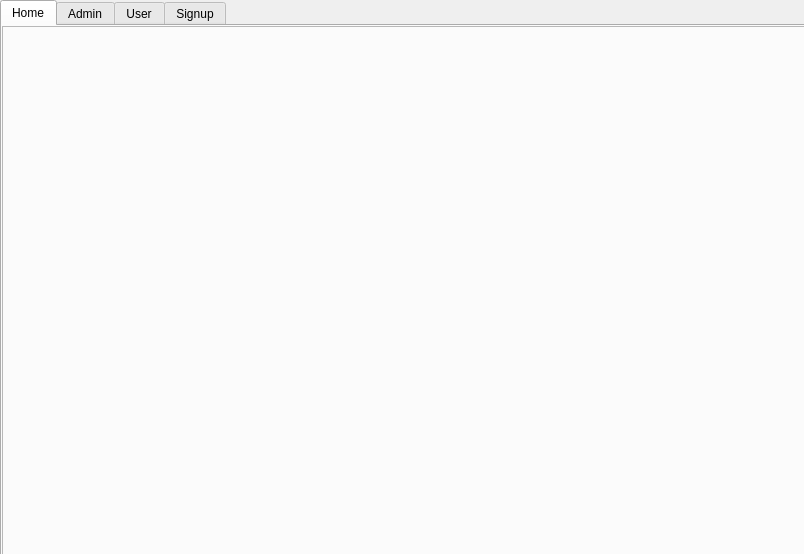
<?xml version="1.0" encoding="UTF-8"?>
<ui version="4.0">
 <class>Dialog</class>
 <widget class="QDialog" name="Dialog">
  <property name="geometry">
   <rect>
    <x>0</x>
    <y>0</y>
    <width>804</width>
    <height>554</height>
   </rect>
  </property>
  <property name="windowTitle">
   <string>Dialog</string>
  </property>
  <widget class="QTabWidget" name="tabWidget">
   <property name="geometry">
    <rect>
     <x>0</x>
     <y>0</y>
     <width>811</width>
     <height>561</height>
    </rect>
   </property>
   <property name="currentIndex">
    <number>0</number>
   </property>
   <widget class="QWidget" name="tab">
    <attribute name="title">
     <string>Home</string>
    </attribute>
    <widget class="QFrame" name="frame">
     <property name="geometry">
      <rect>
       <x>0</x>
       <y>0</y>
       <width>941</width>
       <height>541</height>
      </rect>
     </property>
     <property name="styleSheet">
      <string notr="true">background-image: url(:/newPrefix/C:/Users/sajid/Desktop/calorie.jpg);</string>
     </property>
     <property name="frameShape">
      <enum>QFrame::StyledPanel</enum>
     </property>
     <property name="frameShadow">
      <enum>QFrame::Raised</enum>
     </property>
    </widget>
   </widget>
   <widget class="QWidget" name="tab_2">
    <attribute name="title">
     <string>Admin</string>
    </attribute>
    <widget class="QFrame" name="frame_2">
     <property name="geometry">
      <rect>
       <x>0</x>
       <y>0</y>
       <width>941</width>
       <height>541</height>
      </rect>
     </property>
     <property name="styleSheet">
      <string notr="true">background-image: url(:/newPrefix/C:/Users/sajid/Desktop/calorie2.jpg);</string>
     </property>
     <property name="frameShape">
      <enum>QFrame::StyledPanel</enum>
     </property>
     <property name="frameShadow">
      <enum>QFrame::Raised</enum>
     </property>
     <widget class="QFrame" name="frame_3">
      <property name="geometry">
       <rect>
        <x>230</x>
        <y>220</y>
        <width>380</width>
        <height>280</height>
       </rect>
      </property>
      <property name="styleSheet">
       <string notr="true">background-image: url(:/newPrefix/C:/Users/sajid/Desktop/wbg.png);</string>
      </property>
      <property name="frameShape">
       <enum>QFrame::StyledPanel</enum>
      </property>
      <property name="frameShadow">
       <enum>QFrame::Raised</enum>
      </property>
      <widget class="QLabel" name="label">
       <property name="geometry">
        <rect>
         <x>120</x>
         <y>-10</y>
         <width>150</width>
         <height>50</height>
        </rect>
       </property>
       <property name="styleSheet">
        <string notr="true">font: 14pt &quot;Verdana&quot;;</string>
       </property>
       <property name="text">
        <string>Admin Login</string>
       </property>
      </widget>
      <widget class="QLineEdit" name="auid">
       <property name="geometry">
        <rect>
         <x>40</x>
         <y>70</y>
         <width>310</width>
         <height>40</height>
        </rect>
       </property>
       <property name="font">
        <font>
         <family>Bahnschrift Light SemiCondensed</family>
         <pointsize>12</pointsize>
         <weight>50</weight>
         <bold>false</bold>
        </font>
       </property>
       <property name="toolTip">
        <string>Enter UserId</string>
       </property>
       <property name="styleSheet">
        <string notr="true"/>
       </property>
       <property name="text">
        <string/>
       </property>
       <property name="placeholderText">
        <string>Enter Userid</string>
       </property>
      </widget>
      <widget class="QPushButton" name="alogin">
       <property name="geometry">
        <rect>
         <x>40</x>
         <y>170</y>
         <width>90</width>
         <height>40</height>
        </rect>
       </property>
       <property name="font">
        <font>
         <family>MS Shell Dlg 2</family>
         <pointsize>12</pointsize>
         <weight>50</weight>
         <italic>false</italic>
         <bold>false</bold>
        </font>
       </property>
       <property name="styleSheet">
        <string notr="true">font: 12pt &quot;MS Shell Dlg 2&quot;;
background-color: rgb(255, 208, 131);</string>
       </property>
       <property name="text">
        <string>Login</string>
       </property>
      </widget>
      <widget class="QLineEdit" name="apwd">
       <property name="geometry">
        <rect>
         <x>40</x>
         <y>120</y>
         <width>310</width>
         <height>40</height>
        </rect>
       </property>
       <property name="font">
        <font>
         <family>Bahnschrift Light SemiCondensed</family>
         <pointsize>12</pointsize>
        </font>
       </property>
       <property name="statusTip">
        <string>Enter Password</string>
       </property>
       <property name="whatsThis">
        <string>Enter Password</string>
       </property>
       <property name="accessibleName">
        <string>Enter Password</string>
       </property>
       <property name="accessibleDescription">
        <string>Enter Password</string>
       </property>
       <property name="styleSheet">
        <string notr="true"/>
       </property>
       <property name="echoMode">
        <enum>QLineEdit::Password</enum>
       </property>
       <property name="placeholderText">
        <string>Enter Password</string>
       </property>
      </widget>
     </widget>
    </widget>
   </widget>
   <widget class="QWidget" name="tab_3">
    <attribute name="title">
     <string>User</string>
    </attribute>
    <widget class="QFrame" name="frame_4">
     <property name="geometry">
      <rect>
       <x>0</x>
       <y>0</y>
       <width>941</width>
       <height>541</height>
      </rect>
     </property>
     <property name="styleSheet">
      <string notr="true">background-image: url(:/newPrefix/C:/Users/sajid/Desktop/calorie2.jpg);</string>
     </property>
     <property name="frameShape">
      <enum>QFrame::StyledPanel</enum>
     </property>
     <property name="frameShadow">
      <enum>QFrame::Raised</enum>
     </property>
     <widget class="QFrame" name="frame_5">
      <property name="geometry">
       <rect>
        <x>230</x>
        <y>220</y>
        <width>380</width>
        <height>280</height>
       </rect>
      </property>
      <property name="styleSheet">
       <string notr="true">background-image: url(:/newPrefix/C:/Users/sajid/Desktop/wbg.png);</string>
      </property>
      <property name="frameShape">
       <enum>QFrame::StyledPanel</enum>
      </property>
      <property name="frameShadow">
       <enum>QFrame::Raised</enum>
      </property>
      <widget class="QLabel" name="label_2">
       <property name="geometry">
        <rect>
         <x>130</x>
         <y>-10</y>
         <width>150</width>
         <height>50</height>
        </rect>
       </property>
       <property name="styleSheet">
        <string notr="true">font: 14pt &quot;Verdana&quot;;</string>
       </property>
       <property name="text">
        <string>User Login</string>
       </property>
      </widget>
      <widget class="QLineEdit" name="uid">
       <property name="geometry">
        <rect>
         <x>40</x>
         <y>70</y>
         <width>310</width>
         <height>40</height>
        </rect>
       </property>
       <property name="font">
        <font>
         <family>Bahnschrift Light SemiCondensed</family>
         <pointsize>12</pointsize>
         <weight>50</weight>
         <bold>false</bold>
        </font>
       </property>
       <property name="toolTip">
        <string>Enter UserId</string>
       </property>
       <property name="styleSheet">
        <string notr="true"/>
       </property>
       <property name="text">
        <string/>
       </property>
       <property name="placeholderText">
        <string>Enter Userid</string>
       </property>
      </widget>
      <widget class="QPushButton" name="ulogin">
       <property name="geometry">
        <rect>
         <x>40</x>
         <y>170</y>
         <width>90</width>
         <height>40</height>
        </rect>
       </property>
       <property name="font">
        <font>
         <family>MS Shell Dlg 2</family>
         <pointsize>12</pointsize>
         <weight>50</weight>
         <italic>false</italic>
         <bold>false</bold>
        </font>
       </property>
       <property name="styleSheet">
        <string notr="true">font: 12pt &quot;MS Shell Dlg 2&quot;;
background-color: rgb(255, 208, 131);</string>
       </property>
       <property name="text">
        <string>Login</string>
       </property>
      </widget>
      <widget class="QLineEdit" name="upwd">
       <property name="geometry">
        <rect>
         <x>40</x>
         <y>120</y>
         <width>310</width>
         <height>40</height>
        </rect>
       </property>
       <property name="font">
        <font>
         <family>Bahnschrift Light SemiCondensed</family>
         <pointsize>12</pointsize>
        </font>
       </property>
       <property name="statusTip">
        <string>Enter Password</string>
       </property>
       <property name="whatsThis">
        <string>Enter Password</string>
       </property>
       <property name="accessibleName">
        <string>Enter Password</string>
       </property>
       <property name="accessibleDescription">
        <string>Enter Password</string>
       </property>
       <property name="styleSheet">
        <string notr="true"/>
       </property>
       <property name="echoMode">
        <enum>QLineEdit::Password</enum>
       </property>
       <property name="placeholderText">
        <string>Enter Password</string>
       </property>
      </widget>
     </widget>
    </widget>
   </widget>
   <widget class="QWidget" name="tab_4">
    <attribute name="title">
     <string>Signup</string>
    </attribute>
    <widget class="QFrame" name="frame_6">
     <property name="geometry">
      <rect>
       <x>0</x>
       <y>0</y>
       <width>941</width>
       <height>541</height>
      </rect>
     </property>
     <property name="styleSheet">
      <string notr="true">background-image: url(:/newPrefix/C:/Users/sajid/Desktop/calorie2.jpg);</string>
     </property>
     <property name="frameShape">
      <enum>QFrame::StyledPanel</enum>
     </property>
     <property name="frameShadow">
      <enum>QFrame::Raised</enum>
     </property>
     <widget class="QFrame" name="frame_7">
      <property name="geometry">
       <rect>
        <x>230</x>
        <y>220</y>
        <width>380</width>
        <height>280</height>
       </rect>
      </property>
      <property name="styleSheet">
       <string notr="true">background-image: url(:/newPrefix/C:/Users/sajid/Desktop/wbg.png);</string>
      </property>
      <property name="frameShape">
       <enum>QFrame::StyledPanel</enum>
      </property>
      <property name="frameShadow">
       <enum>QFrame::Raised</enum>
      </property>
      <widget class="QLabel" name="label_3">
       <property name="geometry">
        <rect>
         <x>130</x>
         <y>-10</y>
         <width>150</width>
         <height>50</height>
        </rect>
       </property>
       <property name="styleSheet">
        <string notr="true">font: 14pt &quot;Verdana&quot;;</string>
       </property>
       <property name="text">
        <string>User Signup</string>
       </property>
      </widget>
      <widget class="QLineEdit" name="sname">
       <property name="geometry">
        <rect>
         <x>40</x>
         <y>40</y>
         <width>310</width>
         <height>30</height>
        </rect>
       </property>
       <property name="font">
        <font>
         <family>Bahnschrift Light SemiCondensed</family>
         <pointsize>12</pointsize>
         <weight>50</weight>
         <bold>false</bold>
        </font>
       </property>
       <property name="toolTip">
        <string>Enter UserId</string>
       </property>
       <property name="styleSheet">
        <string notr="true"/>
       </property>
       <property name="text">
        <string/>
       </property>
       <property name="placeholderText">
        <string>Enter Name</string>
       </property>
      </widget>
      <widget class="QPushButton" name="signup">
       <property name="geometry">
        <rect>
         <x>230</x>
         <y>240</y>
         <width>120</width>
         <height>30</height>
        </rect>
       </property>
       <property name="font">
        <font>
         <family>MS Shell Dlg 2</family>
         <pointsize>12</pointsize>
         <weight>50</weight>
         <italic>false</italic>
         <bold>false</bold>
        </font>
       </property>
       <property name="styleSheet">
        <string notr="true">font: 12pt &quot;MS Shell Dlg 2&quot;;
background-color: rgb(255, 208, 131);</string>
       </property>
       <property name="text">
        <string>Signup</string>
       </property>
      </widget>
      <widget class="QLineEdit" name="semail">
       <property name="geometry">
        <rect>
         <x>40</x>
         <y>80</y>
         <width>310</width>
         <height>30</height>
        </rect>
       </property>
       <property name="font">
        <font>
         <family>Bahnschrift Light SemiCondensed</family>
         <pointsize>12</pointsize>
        </font>
       </property>
       <property name="statusTip">
        <string>Enter Password</string>
       </property>
       <property name="whatsThis">
        <string>Enter Password</string>
       </property>
       <property name="accessibleName">
        <string>Enter Password</string>
       </property>
       <property name="accessibleDescription">
        <string>Enter Password</string>
       </property>
       <property name="styleSheet">
        <string notr="true"/>
       </property>
       <property name="echoMode">
        <enum>QLineEdit::Normal</enum>
       </property>
       <property name="placeholderText">
        <string>Enter Email</string>
       </property>
      </widget>
      <widget class="QLineEdit" name="sph">
       <property name="geometry">
        <rect>
         <x>40</x>
         <y>120</y>
         <width>310</width>
         <height>30</height>
        </rect>
       </property>
       <property name="font">
        <font>
         <family>Bahnschrift Light SemiCondensed</family>
         <pointsize>12</pointsize>
        </font>
       </property>
       <property name="statusTip">
        <string>Enter Password</string>
       </property>
       <property name="whatsThis">
        <string>Enter Password</string>
       </property>
       <property name="accessibleName">
        <string>Enter Password</string>
       </property>
       <property name="accessibleDescription">
        <string>Enter Password</string>
       </property>
       <property name="styleSheet">
        <string notr="true"/>
       </property>
       <property name="echoMode">
        <enum>QLineEdit::Normal</enum>
       </property>
       <property name="placeholderText">
        <string>Enter Contact No</string>
       </property>
      </widget>
      <widget class="QLineEdit" name="saddr">
       <property name="geometry">
        <rect>
         <x>40</x>
         <y>160</y>
         <width>310</width>
         <height>30</height>
        </rect>
       </property>
       <property name="font">
        <font>
         <family>Bahnschrift Light SemiCondensed</family>
         <pointsize>12</pointsize>
        </font>
       </property>
       <property name="statusTip">
        <string>Enter Password</string>
       </property>
       <property name="whatsThis">
        <string>Enter Password</string>
       </property>
       <property name="accessibleName">
        <string>Enter Password</string>
       </property>
       <property name="accessibleDescription">
        <string>Enter Password</string>
       </property>
       <property name="styleSheet">
        <string notr="true"/>
       </property>
       <property name="echoMode">
        <enum>QLineEdit::Normal</enum>
       </property>
       <property name="placeholderText">
        <string>Enter Address</string>
       </property>
      </widget>
      <widget class="QLineEdit" name="spwd">
       <property name="geometry">
        <rect>
         <x>40</x>
         <y>200</y>
         <width>310</width>
         <height>30</height>
        </rect>
       </property>
       <property name="font">
        <font>
         <family>Bahnschrift Light SemiCondensed</family>
         <pointsize>12</pointsize>
        </font>
       </property>
       <property name="statusTip">
        <string>Enter Password</string>
       </property>
       <property name="whatsThis">
        <string>Enter Password</string>
       </property>
       <property name="accessibleName">
        <string>Enter Password</string>
       </property>
       <property name="accessibleDescription">
        <string>Enter Password</string>
       </property>
       <property name="styleSheet">
        <string notr="true"/>
       </property>
       <property name="echoMode">
        <enum>QLineEdit::Password</enum>
       </property>
       <property name="placeholderText">
        <string>Enter Password</string>
       </property>
      </widget>
     </widget>
    </widget>
   </widget>
  </widget>
 </widget>
 <resources>
  <include location="../../img.qrc"/>
 </resources>
 <connections/>
</ui>
